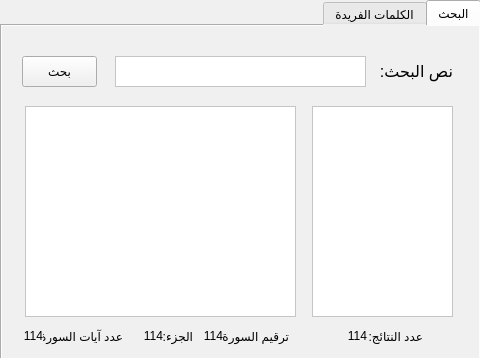
<?xml version="1.0" encoding="UTF-8"?>
<ui version="4.0">
 <class>Dialog</class>
 <widget class="QDialog" name="Dialog">
  <property name="geometry">
   <rect>
    <x>0</x>
    <y>0</y>
    <width>480</width>
    <height>358</height>
   </rect>
  </property>
  <property name="windowTitle">
   <string>Search in Quran</string>
  </property>
  <property name="layoutDirection">
   <enum>Qt::RightToLeft</enum>
  </property>
  <property name="autoFillBackground">
   <bool>false</bool>
  </property>
  <property name="styleSheet">
   <string notr="true">background-color: rgb(240, 240, 240);</string>
  </property>
  <property name="locale">
   <locale language="Arabic" country="Egypt"/>
  </property>
  <widget class="QDialogButtonBox" name="buttonBox">
   <property name="geometry">
    <rect>
     <x>10</x>
     <y>600</y>
     <width>461</width>
     <height>32</height>
    </rect>
   </property>
   <property name="orientation">
    <enum>Qt::Horizontal</enum>
   </property>
   <property name="standardButtons">
    <set>QDialogButtonBox::Cancel|QDialogButtonBox::Ok</set>
   </property>
  </widget>
  <widget class="QTabWidget" name="tabWidget">
   <property name="geometry">
    <rect>
     <x>0</x>
     <y>0</y>
     <width>481</width>
     <height>361</height>
    </rect>
   </property>
   <property name="whatsThis">
    <string>&lt;html&gt;&lt;head/&gt;&lt;body&gt;&lt;p&gt;Ola&lt;/p&gt;&lt;/body&gt;&lt;/html&gt;</string>
   </property>
   <property name="currentIndex">
    <number>0</number>
   </property>
   <widget class="QWidget" name="tab">
    <attribute name="title">
     <string>البحث</string>
    </attribute>
    <widget class="QLabel" name="label">
     <property name="geometry">
      <rect>
       <x>370</x>
       <y>30</y>
       <width>81</width>
       <height>31</height>
      </rect>
     </property>
     <property name="font">
      <font>
       <pointsize>12</pointsize>
      </font>
     </property>
     <property name="text">
      <string>نص البحث:</string>
     </property>
    </widget>
    <widget class="QTextEdit" name="textEdit">
     <property name="geometry">
      <rect>
       <x>113</x>
       <y>30</y>
       <width>251</width>
       <height>31</height>
      </rect>
     </property>
     <property name="styleSheet">
      <string notr="true">background-color: rgb(255, 255, 255);</string>
     </property>
    </widget>
    <widget class="QPushButton" name="pushButton">
     <property name="geometry">
      <rect>
       <x>20</x>
       <y>30</y>
       <width>75</width>
       <height>31</height>
      </rect>
     </property>
     <property name="text">
      <string>بحث</string>
     </property>
    </widget>
    <widget class="QListView" name="listView">
     <property name="geometry">
      <rect>
       <x>310</x>
       <y>80</y>
       <width>141</width>
       <height>211</height>
      </rect>
     </property>
     <property name="styleSheet">
      <string notr="true">background-color: rgb(255, 255, 255);</string>
     </property>
    </widget>
    <widget class="QLabel" name="label_2">
     <property name="geometry">
      <rect>
       <x>360</x>
       <y>300</y>
       <width>61</width>
       <height>20</height>
      </rect>
     </property>
     <property name="text">
      <string>عدد النتائج:</string>
     </property>
    </widget>
    <widget class="QLabel" name="label_3">
     <property name="geometry">
      <rect>
       <x>334</x>
       <y>300</y>
       <width>31</width>
       <height>20</height>
      </rect>
     </property>
     <property name="layoutDirection">
      <enum>Qt::RightToLeft</enum>
     </property>
     <property name="text">
      <string>114</string>
     </property>
     <property name="alignment">
      <set>Qt::AlignRight|Qt::AlignTrailing|Qt::AlignVCenter</set>
     </property>
    </widget>
    <widget class="QPlainTextEdit" name="plainTextEdit">
     <property name="geometry">
      <rect>
       <x>23</x>
       <y>80</y>
       <width>271</width>
       <height>211</height>
      </rect>
     </property>
     <property name="styleSheet">
      <string notr="true">background-color: rgb(255, 255, 255);</string>
     </property>
    </widget>
    <widget class="QLabel" name="label_4">
     <property name="geometry">
      <rect>
       <x>216</x>
       <y>300</y>
       <width>71</width>
       <height>20</height>
      </rect>
     </property>
     <property name="text">
      <string>ترقيم السورة:</string>
     </property>
    </widget>
    <widget class="QLabel" name="label_5">
     <property name="geometry">
      <rect>
       <x>190</x>
       <y>300</y>
       <width>31</width>
       <height>20</height>
      </rect>
     </property>
     <property name="layoutDirection">
      <enum>Qt::RightToLeft</enum>
     </property>
     <property name="text">
      <string>114</string>
     </property>
     <property name="alignment">
      <set>Qt::AlignRight|Qt::AlignTrailing|Qt::AlignVCenter</set>
     </property>
    </widget>
    <widget class="QLabel" name="label_6">
     <property name="geometry">
      <rect>
       <x>160</x>
       <y>300</y>
       <width>31</width>
       <height>20</height>
      </rect>
     </property>
     <property name="text">
      <string>الجزء:</string>
     </property>
    </widget>
    <widget class="QLabel" name="label_7">
     <property name="geometry">
      <rect>
       <x>130</x>
       <y>300</y>
       <width>31</width>
       <height>20</height>
      </rect>
     </property>
     <property name="layoutDirection">
      <enum>Qt::RightToLeft</enum>
     </property>
     <property name="text">
      <string>114</string>
     </property>
     <property name="alignment">
      <set>Qt::AlignRight|Qt::AlignTrailing|Qt::AlignVCenter</set>
     </property>
    </widget>
    <widget class="QLabel" name="label_8">
     <property name="geometry">
      <rect>
       <x>40</x>
       <y>300</y>
       <width>81</width>
       <height>20</height>
      </rect>
     </property>
     <property name="text">
      <string>عدد آيات السورة:</string>
     </property>
    </widget>
    <widget class="QLabel" name="label_9">
     <property name="geometry">
      <rect>
       <x>10</x>
       <y>300</y>
       <width>31</width>
       <height>20</height>
      </rect>
     </property>
     <property name="layoutDirection">
      <enum>Qt::RightToLeft</enum>
     </property>
     <property name="text">
      <string>114</string>
     </property>
     <property name="alignment">
      <set>Qt::AlignRight|Qt::AlignTrailing|Qt::AlignVCenter</set>
     </property>
    </widget>
   </widget>
   <widget class="QWidget" name="tab_2">
    <attribute name="title">
     <string>الكلمات الفريدة</string>
    </attribute>
   </widget>
  </widget>
 </widget>
 <resources/>
 <connections>
  <connection>
   <sender>buttonBox</sender>
   <signal>accepted()</signal>
   <receiver>Dialog</receiver>
   <slot>accept()</slot>
   <hints>
    <hint type="sourcelabel">
     <x>248</x>
     <y>254</y>
    </hint>
    <hint type="destinationlabel">
     <x>157</x>
     <y>274</y>
    </hint>
   </hints>
  </connection>
  <connection>
   <sender>buttonBox</sender>
   <signal>rejected()</signal>
   <receiver>Dialog</receiver>
   <slot>reject()</slot>
   <hints>
    <hint type="sourcelabel">
     <x>316</x>
     <y>260</y>
    </hint>
    <hint type="destinationlabel">
     <x>286</x>
     <y>274</y>
    </hint>
   </hints>
  </connection>
 </connections>
</ui>
